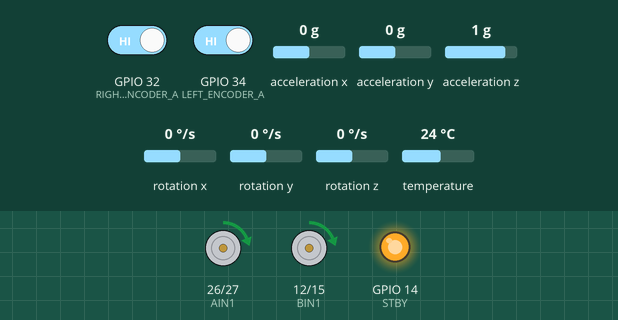
A sketch run on a simulated ESP32. Shown: motor-driver pin pairs drawn as motors (green arrow = first pin HIGH = forward, orange = second pin HIGH = backward, longer = more drive, scaled by the enable pin, stopped while the standby pin is LOW), output pins drawn as LEDs (lit = HIGH). Inputs (shaded band) come from the test bench; at power-on: acceleration x 0 g, rotation y 0 °/s, GPIO 32 (RIGHT_ENCODER_A) HIGH, GPIO 34 (LEFT_ENCODER_A) HIGH, acceleration y 0 g, acceleration z 1 g, rotation x 0 °/s, rotation z 0 °/s, temperature 24 °C. What the sketch prints to the serial monitor is not drawn.

Above: at 1.2 s.
1.3 s: acceleration x set to -1.4 g
At 1.9 s:
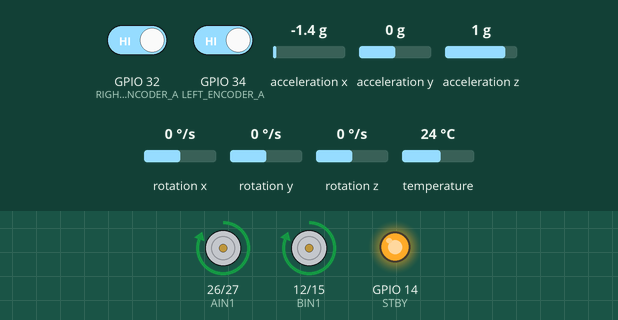
3.5 s: acceleration x set to 0 g
At 5.57 s:
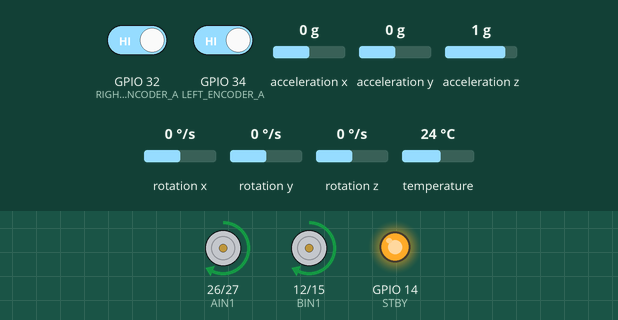
6.5 s: rotation y set to -192 °/s
9.5 s: rotation y set to 100 °/s
At 10.76 s:
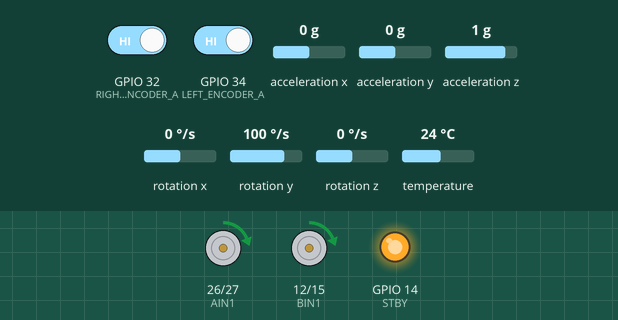
12.5 s: rotation y set to -4 °/s
At 14.15 s:
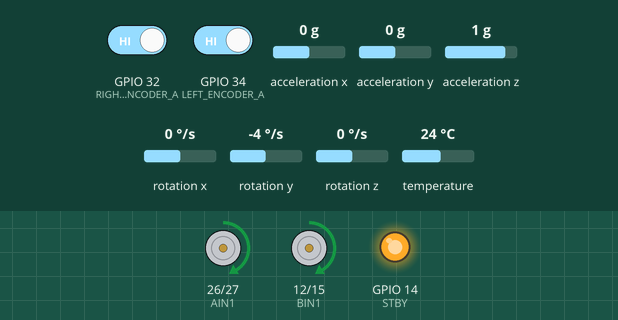
15.5 s: acceleration x set to -0.1 g
Timing chart, 0 to 19.5 s (numbered marks = the images above; inputs shaded):
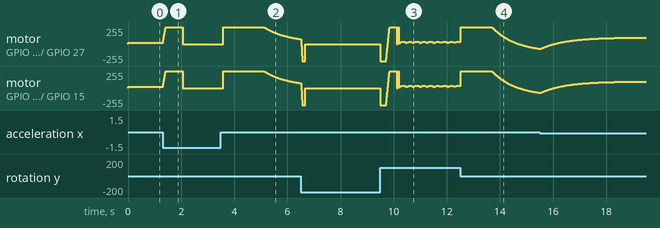

The sketch:

SelfBalancingV3.ino
```cpp
#include <Wire.h>
#include <Adafruit_MPU6050.h>
#include <Adafruit_Sensor.h>

// Functions

void readIMU();
void calculateAngle();
void readEncoder();
void setMotorSpeed(int speed);
void stopMotors();

// Variables for left motor

const int PWMA = 25;
const int AIN1 = 26;
const int AIN2 = 27;

//Variables for right motor

const int PWMB = 13;
const int BIN1 = 12;
const int BIN2 = 15;

// Standby

const int STBY = 14;

//For PWM

const int freq = 1000;
const int resolution = 8;

//Variables for Accelerometer

float ax;
float ay;
float az;

//Variables for Gyroscope

float gyroX;
float gyroY;
float gyroZ;

//Angles variables

float roll;
float pitch;

//Pins for the Encoders

//Left encoder
const int LEFT_ENCODER_A = 34;
const int LEFT_ENCODER_B = 35;

// Right encoder
const int RIGHT_ENCODER_A = 32;
const int RIGHT_ENCODER_B = 33;

//Variables for Encoder

volatile int32_t leftPulseCount = 0;
volatile int32_t rightPulseCount = 0;

float leftRPM;
float rightRPM;

// MPU6050

Adafruit_MPU6050 mpu;

//Left Encoder Interrupt

void IRAM_ATTR leftEncoderISR()
{
  if (digitalRead(LEFT_ENCODER_B))
  {
    leftPulseCount++;
  }
  else
  {
    leftPulseCount--;
  }
}

// Right Encoder Interrupt

void IRAM_ATTR rightEncoderISR()
{
  if (digitalRead(RIGHT_ENCODER_B))
  {
    rightPulseCount++;
  }
  else
  {
    rightPulseCount--;
  }
}

//Balancing variables
float targetAngle = -0.5;
float error;
float Kp = 40;
float Kd = 9;
float gyroCorrection;
int motorOutput;

float filteredPitch = 0.0;
float previousTime = 0.0;

const float alpha = 0.98; //98 percent of angle estimate comes from gyro

void setup()
{
  Serial.begin(115200);

  pinMode(LEFT_ENCODER_A, INPUT_PULLUP);
  pinMode(LEFT_ENCODER_B, INPUT_PULLUP);

  pinMode(RIGHT_ENCODER_A, INPUT_PULLUP);
  pinMode(RIGHT_ENCODER_B, INPUT_PULLUP);

  attachInterrupt(
    digitalPinToInterrupt(LEFT_ENCODER_A),
    leftEncoderISR,
    RISING
  );

  attachInterrupt(
    digitalPinToInterrupt(RIGHT_ENCODER_A),
    rightEncoderISR,
    RISING
  );

  pinMode(AIN1, OUTPUT);
  pinMode(AIN2, OUTPUT);

  pinMode(BIN1, OUTPUT);
  pinMode(BIN2, OUTPUT);

  pinMode(STBY, OUTPUT);

  ledcAttach(PWMA, freq, resolution);
  ledcAttach(PWMB, freq, resolution);

  digitalWrite(STBY, HIGH);

  //For MPU6050

  while (!Serial)
  {
    delay(10);
  }

  if (!mpu.begin())
  {
    Serial.println("MPU6050 not found!");

    while (1)
    {
      delay(10);
    }
  }

  Serial.println("MPU6050 Found!");


  mpu.setAccelerometerRange(MPU6050_RANGE_8_G);

  mpu.setGyroRange(MPU6050_RANGE_500_DEG);

  mpu.setFilterBandwidth(MPU6050_BAND_21_HZ);


  Serial.println("System Ready!");
  previousTime = millis() / 1000.0;
}

void loop()
{
  //Read from the IMU and print

  readIMU();

  calculateAngle();

  if (abs(pitch) > 30) {
    stopMotors();
    return;
  }

  Serial.println("---------------------------");

  Serial.print("Roll: ");
  Serial.print(roll);
  Serial.println(" degrees");

  Serial.print("Pitch: ");
  Serial.print(pitch);
  Serial.println(" degrees");


  //Print the Gyroscope values

  Serial.print("Gyro X: ");
  Serial.print(gyroX);
  Serial.println(" rad/s");

  Serial.print("Gyro Y: ");
  Serial.print(gyroY);
  Serial.println(" rad/s");

  Serial.print("Gyro Z: ");
  Serial.print(gyroZ);
  Serial.println(" rad/s");

  //For Encoder readings

  readEncoder();

  //Find pitch error
  error = targetAngle - pitch;
  gyroCorrection = gyroY * Kd;
  motorOutput = (error * Kp) + gyroCorrection;
  motorOutput = constrain(motorOutput, -255, 255);
  setMotorSpeed(-motorOutput);
  Serial.print("Error: ");
  Serial.println(error);
  Serial.print("Motor Output: ");
  Serial.println(motorOutput);
  Serial.print("Gyro Correction: ");
  Serial.println(gyroCorrection);
}

void readIMU()
{
  sensors_event_t accel, gyro, temp;

  mpu.getEvent(&accel, &gyro, &temp);

  gyroX = gyro.gyro.x;
  gyroY = gyro.gyro.y;
  gyroZ = gyro.gyro.z;

  ax = accel.acceleration.x;
  ay = accel.acceleration.y;
  az = accel.acceleration.z;
}

void calculateAngle()
{
    // Accelerometer pitch
    float accelPitch = atan2(
        -ax,
        sqrt(ay * ay + az * az)
    ) * 180.0 / PI;

    // Time since last calculation
    float currentTime = millis() / 1000.0;
    float dt = currentTime - previousTime;
    previousTime = currentTime;

    //Gyroscope integration
    float gyroPitch = filteredPitch + gyroY * 180.0 / PI * dt;

    //Complementary filter
    filteredPitch = alpha * gyroPitch + (1.0 - alpha) * accelPitch;

    pitch = filteredPitch;
}

void readEncoder()
{
  Serial.print("Left pulses: ");
  Serial.println(leftPulseCount);

  Serial.print("Right pulses: ");
  Serial.println(rightPulseCount);
}

void setMotorSpeed(int speed)
{
  speed = constrain(speed, -255, 255);


  if (speed > 0)
  {
    //For Forward
    digitalWrite(AIN1, HIGH);
    digitalWrite(AIN2, LOW);

    digitalWrite(BIN1, HIGH);
    digitalWrite(BIN2, LOW);

    ledcWrite(PWMA, speed);
    ledcWrite(PWMB, speed);
  }


  else if (speed < 0)
  {
    //For Reverse
    digitalWrite(AIN1, LOW);
    digitalWrite(AIN2, HIGH);

    digitalWrite(BIN1, LOW);
    digitalWrite(BIN2, HIGH);

    ledcWrite(PWMA, -speed);
    ledcWrite(PWMB, -speed);
  }


  else
  {
    stopMotors();
  }
}

void stopMotors()
{
  ledcWrite(PWMA, 0);
  ledcWrite(PWMB, 0);

  digitalWrite(AIN1, LOW);
  digitalWrite(AIN2, LOW);

  digitalWrite(BIN1, LOW);
  digitalWrite(BIN2, LOW);
}
```

Measured:
- after the input at 1.3 s, motor on GPIO 26 (AIN1) / GPIO 27 (AIN2), motor on GPIO 12 (BIN1) / GPIO 15 (BIN2): forward 20/255 → forward 255/255 at once, → stopped 0.73 s later
